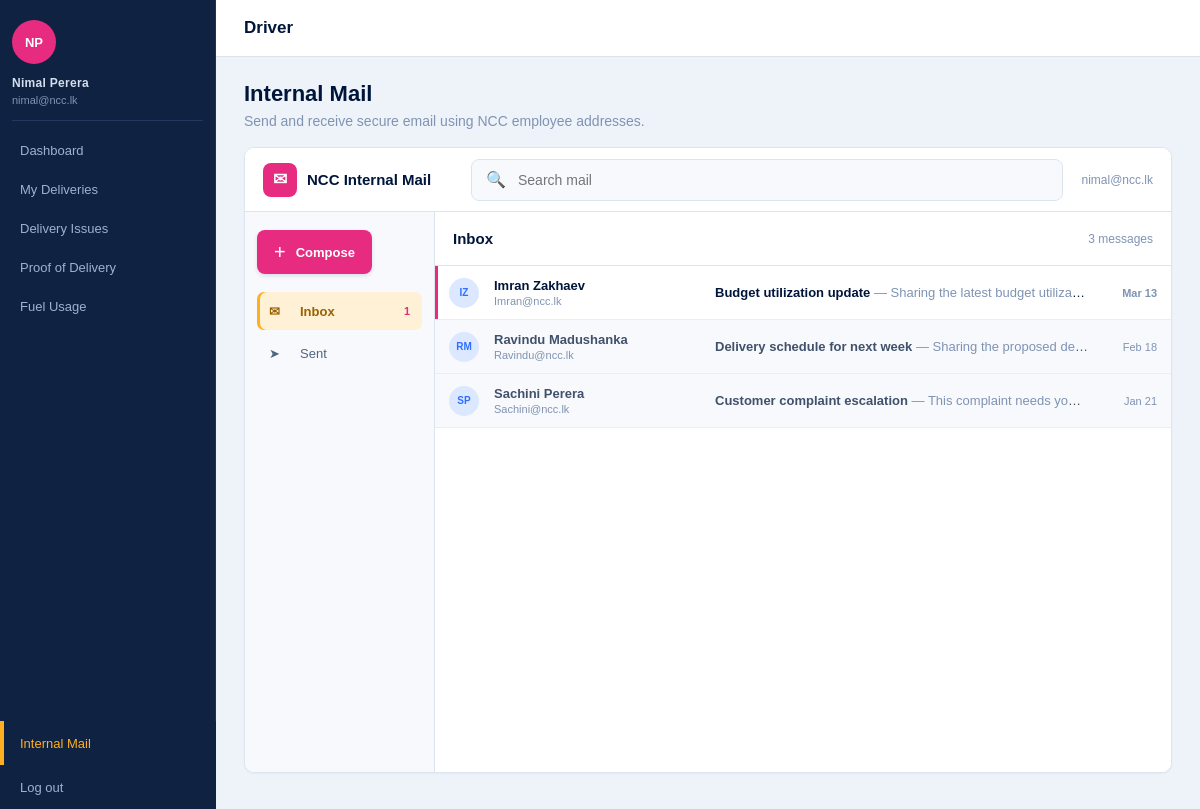
Screenshot of /codebase/login/communications.php (signed in) with the database file from the repository.
### tables this page shows
CREATE TABLE user_account (
    user_id INT AUTO_INCREMENT PRIMARY KEY,
    role_name VARCHAR(50) NOT NULL,
    username VARCHAR(50) NOT NULL UNIQUE,
    password_hash VARCHAR(255) NOT NULL,
    email VARCHAR(100) NOT NULL UNIQUE,
    is_active TINYINT(1) NOT NULL,
    created_at DATETIME NOT NULL
);

CREATE TABLE internal_email (
    email_id INT AUTO_INCREMENT PRIMARY KEY,
    sender_id INT NOT NULL,
    recipient_id INT NOT NULL,
    subject VARCHAR(150) NOT NULL,
    message TEXT NOT NULL,
    sent_at DATETIME NOT NULL,
    read_at DATETIME,
    FOREIGN KEY (sender_id) REFERENCES user_account(user_id),
    FOREIGN KEY (recipient_id) REFERENCES user_account(user_id),
    INDEX idx_internal_email_recipient (recipient_id, sent_at),
    INDEX idx_internal_email_sender (sender_id, sent_at)
);

### codebase/login/auth.php (called while the page is built, shortened)
<?php
function normalizeRole($role)
{
    $normalizedRole = strtolower(trim($role));
    $normalizedRole = preg_replace('/[^a-z0-9]+/', '_', $normalizedRole);
    $normalizedRole = trim($normalizedRole, '_');
    $aliases = [
        'admin' => 'system_admin',
        'ceo' => 'ceo_head_manager',
        'customer_relationship_officer' => 'customer_relation_manager',
        'customer_ralation_manager' => 'customer_relation_manager',
        'finance_officer' => 'financial_officer',
    ];
    return $aliases[$normalizedRole] ?? $normalizedRole;
}

### codebase/login/communications.php (the view, shortened to what this page needs)
<?php
require_once "auth.php";
require_once "config.php";
$currentUserId = (int) $_SESSION["user_id"];
$allowedViews = ["inbox", "sent", "compose", "message"];
$view = $_GET["view"] ?? "inbox";
$view = in_array($view, $allowedViews, true) ? $view : "inbox";
$search = trim($_GET["search"] ?? "");
$currentUserSql = "SELECT ua.user_id, ua.username, ua.email, ua.role_name,
                          COALESCE(e.full_name, ua.username) AS display_name
                   FROM user_account ua
                   LEFT JOIN employee e ON e.user_id = ua.user_id
                   WHERE ua.user_id = ? AND ua.is_active = 1";
$currentUserStatement = mysqli_prepare($connection, $currentUserSql);
mysqli_stmt_bind_param($currentUserStatement, "i", $currentUserId);
mysqli_stmt_execute($currentUserStatement);
$currentUser = mysqli_fetch_assoc(mysqli_stmt_get_result($currentUserStatement));
function getMailInitials($name)
{
    $parts = preg_split('/\s+/', trim($name));
    $initials = "";
    foreach (array_slice($parts, 0, 2) as $part) {
        if ($part !== "") {
            $initials .= strtoupper(substr($part, 0, 1));
        }
    }
    return $initials ?: "U";
}
$recipientsSql = "SELECT ua.email,
                         COALESCE(e.full_name, ua.username) AS display_name
                  FROM user_account ua
                  LEFT JOIN employee e ON e.user_id = ua.user_id
                  WHERE ua.is_active = 1 AND ua.user_id <> ?
                  ORDER BY display_name";
$recipientsStatement = mysqli_prepare($connection, $recipientsSql);
mysqli_stmt_bind_param($recipientsStatement, "i", $currentUserId);
mysqli_stmt_execute($recipientsStatement);
$recipients = mysqli_fetch_all(mysqli_stmt_get_result($recipientsStatement), MYSQLI_ASSOC);
$countSql = "SELECT COUNT(*) AS inbox_count,
                    SUM(CASE WHEN read_at IS NULL THEN 1 ELSE 0 END) AS unread_count
             FROM internal_email WHERE recipient_id = ?";
$countStatement = mysqli_prepare($connection, $countSql);
mysqli_stmt_bind_param($countStatement, "i", $currentUserId);
mysqli_stmt_execute($countStatement);
$mailCounts = mysqli_fetch_assoc(mysqli_stmt_get_result($countStatement));
$unreadCount = (int) ($mailCounts["unread_count"] ?? 0);
$selectedMessage = null;
$messages = [];
if ($view === "inbox" || $view === "sent") {
    $searchLike = "%" . $search . "%";
    if ($view === "inbox") {
        $listSql = "SELECT ie.email_id, ie.subject, ie.message, ie.sent_at, ie.read_at,
                           sender.email AS contact_email,
                           COALESCE(sender_employee.full_name, sender.username) AS contact_name
                    FROM internal_email ie
                    JOIN user_account sender ON sender.user_id = ie.sender_id
                    LEFT JOIN employee sender_employee ON sender_employee.user_id = sender.user_id
                    WHERE ie.recipient_id = ?
                      AND (? = '' OR ie.subject LIKE ? OR ie.message LIKE ?
                           OR sender.email LIKE ? OR sender_employee.full_name LIKE ?)
                    ORDER BY ie.sent_at DESC
                    LIMIT 50";
    }
    $listStatement = mysqli_prepare($connection, $listSql);
    mysqli_stmt_bind_param(
        $listStatement,
        "isssss",
        $currentUserId,
        $search,
        $searchLike,
        $searchLike,
        $searchLike,
        $searchLike
    );
    mysqli_stmt_execute($listStatement);
    $messages = mysqli_fetch_all(mysqli_stmt_get_result($listStatement), MYSQLI_ASSOC);
}
$dashboard = getDashboard($_SESSION["role"]);
$pageTitle = $view === "sent" ? "Sent" : ($view === "compose" ? "New message" : "Inbox");
$role = normalizeRole($_SESSION["role"]);
$navigation = $roleNavigation[$role] ?? ["label" => "NCC", "links" => [["Dashboard", $dashboard]]];
?>
<!DOCTYPE html>
<html lang="en">
<head>
  <link rel="stylesheet" href="css/communications.css">
</head>
<body>
  <header class="topbar">
    <h1><?= htmlspecialchars($navigation["label"]) ?></h1>
  </header>
  <nav class="sidebar" aria-label="Main dashboard navigation">
    <div class="profile-avatar" aria-hidden="true">
      <?= htmlspecialchars(getMailInitials($currentUser["display_name"])) ?>
    </div>
    <h2><?= htmlspecialchars($currentUser["display_name"]) ?></h2>
    <p class="profile-email"><?= htmlspecialchars($currentUser["email"]) ?></p>
    <?php foreach ($navigation["links"] as $link): ?>
      <a href="<?= htmlspecialchars($link[1]) ?>"><?= htmlspecialchars($link[0]) ?></a>
    <?php endforeach; ?>
    <a class="active" href="communications.php">Internal Mail</a>
    <a href="logout.php">Log out</a>
  </nav>
  <main class="content">
    <section class="page-title">
      <h2>Internal Mail</h2>
      <p>Send and receive secure email using NCC employee addresses.</p>
    </section>
    <section class="mail-app">
      <header class="mail-header">
    <a class="brand" href="communications.php">
          <span class="brand-mark" aria-hidden="true">&#9993;</span>
          <span>NCC Internal Mail</span>
    </a>
    <form class="search" method="get">
          <span aria-hidden="true">&#128269;</span>
      <input
        id="mailSearch"
        name="search"
        type="search"
        placeholder="Search mail"
        value="<?= htmlspecialchars($search) ?>"
      >
    </form>
        <div class="mail-address"><?= htmlspecialchars($currentUser["email"]) ?></div>
      </header>
      <div class="mail-workspace">
        <aside class="mail-sidebar">
          <a class="compose-button" href="communications.php?view=compose">
            <span aria-hidden="true">+</span>
            Compose
          </a>
          <nav aria-label="Mailbox folders">
            <a class="<?= $view === "inbox" ? "active" : "" ?>" href="communications.php?view=inbox">
              <span aria-hidden="true">&#9993;</span>
              Inbox
              <?php if ($unreadCount > 0): ?><strong><?= $unreadCount ?></strong><?php endif; ?>
            </a>
            <a class="<?= $view === "sent" ? "active" : "" ?>" href="communications.php?view=sent">
              <span aria-hidden="true">&#10148;</span>
              Sent
            </a>
          </nav>
        </aside>
        <div class="mail-main">
    <?php if ($view === "compose"): ?>
      <section class="compose-window">
        <div class="compose-title">New message</div>
        <form method="post">
          <input type="hidden" name="csrf_token" value="<?= htmlspecialchars($_SESSION["csrf_token"]) ?>">
          <div class="compose-row">
            <label for="recipientEmail">To</label>
            <select id="recipientEmail" name="recipient_email" required>
              <option value="">Select an employee email</option>
              <?php foreach ($recipients as $recipient): ?>
                <option value="<?= htmlspecialchars($recipient["email"]) ?>">
                  <?= htmlspecialchars($recipient["display_name"] . " <" . $recipient["email"] . ">") ?>
                </option>
              <?php endforeach; ?>
            </select>
          </div>
          <div class="compose-row">
            <label for="mailSubject">Subject</label>
            <input id="mailSubject" name="subject" type="text" maxlength="150" required>
          </div>
          <label class="visually-hidden" for="mailMessage">Message</label>
          <textarea id="mailMessage" name="message" placeholder="Write your message" required></textarea>
          <div class="compose-actions">
            <button type="submit">Send</button>
            <a href="communications.php?view=inbox">Discard</a>
          </div>
        </form>
      </section>
    <?php else: ?>
      <section class="mailbox">
        <div class="mail-toolbar">
          <h1><?= htmlspecialchars($pageTitle) ?></h1>
          <span><?= count($messages) ?> message<?= count($messages) === 1 ? "" : "s" ?></span>
        </div>
        <div class="message-list">
          <?php foreach ($messages as $message): ?>
            <?php
              $isUnread = $view === "inbox" && $message["read_at"] === null;
              $snippet = preg_replace('/\s+/', ' ', $message["message"]);
            ?>
            <a
              class="message-row <?= $isUnread ? "unread" : "" ?>"
              href="communications.php?view=message&id=<?= (int) $message["email_id"] ?>"
            >
              <div class="row-avatar"><?= htmlspecialchars(getMailInitials($message["contact_name"])) ?></div>
              <div class="row-contact">
                <strong><?= htmlspecialchars($message["contact_name"]) ?></strong>
                <span><?= htmlspecialchars($message["contact_email"]) ?></span>
              </div>
              <div class="row-content">
                <strong><?= htmlspecialchars($message["subject"]) ?></strong>
                <span>— <?= htmlspecialchars($snippet) ?></span>
              </div>
              <time><?= htmlspecialchars(date("M j", strtotime($message["sent_at"]))) ?></time>
            </a>
          <?php endforeach; ?>
        </div>
      </section>
    <?php endif; ?>
        </div>
      </div>
    </section>
  </main>
</body>
</html>

### rows the page displays
user_account: email "nimal@ncc.lk"
internal_email: contact_name "IZ", contact_name "Imran Zakhaev", sender.email "Imran@ncc.lk", subject "Budget utilization update", message "Sharing the latest budget utiliza…", sent_at "Mar 13"
internal_email: contact_name "RM", contact_name "Ravindu Madushanka", sender.email "Ravindu@ncc.lk", subject "Delivery schedule for next week", message "Sharing the proposed de…", sent_at "Feb 18"
internal_email: contact_name "SP", contact_name "Sachini Perera", sender.email "Sachini@ncc.lk", subject "Customer complaint escalation", message "This complaint needs yo…", sent_at "Jan 21"

### other values shown
$navigation["label"] "Driver"
getMailInitials($currentUser["display_name"]) "NP"
$currentUser["display_name"] "Nimal Perera"
$link[0] "Dashboard"
$link[0] "My Deliveries"
$link[0] "Delivery Issues"
$link[0] "Proof of Delivery"
$link[0] "Fuel Usage"
$unreadCount "1"
$pageTitle "Inbox"
count($messages) "3"
